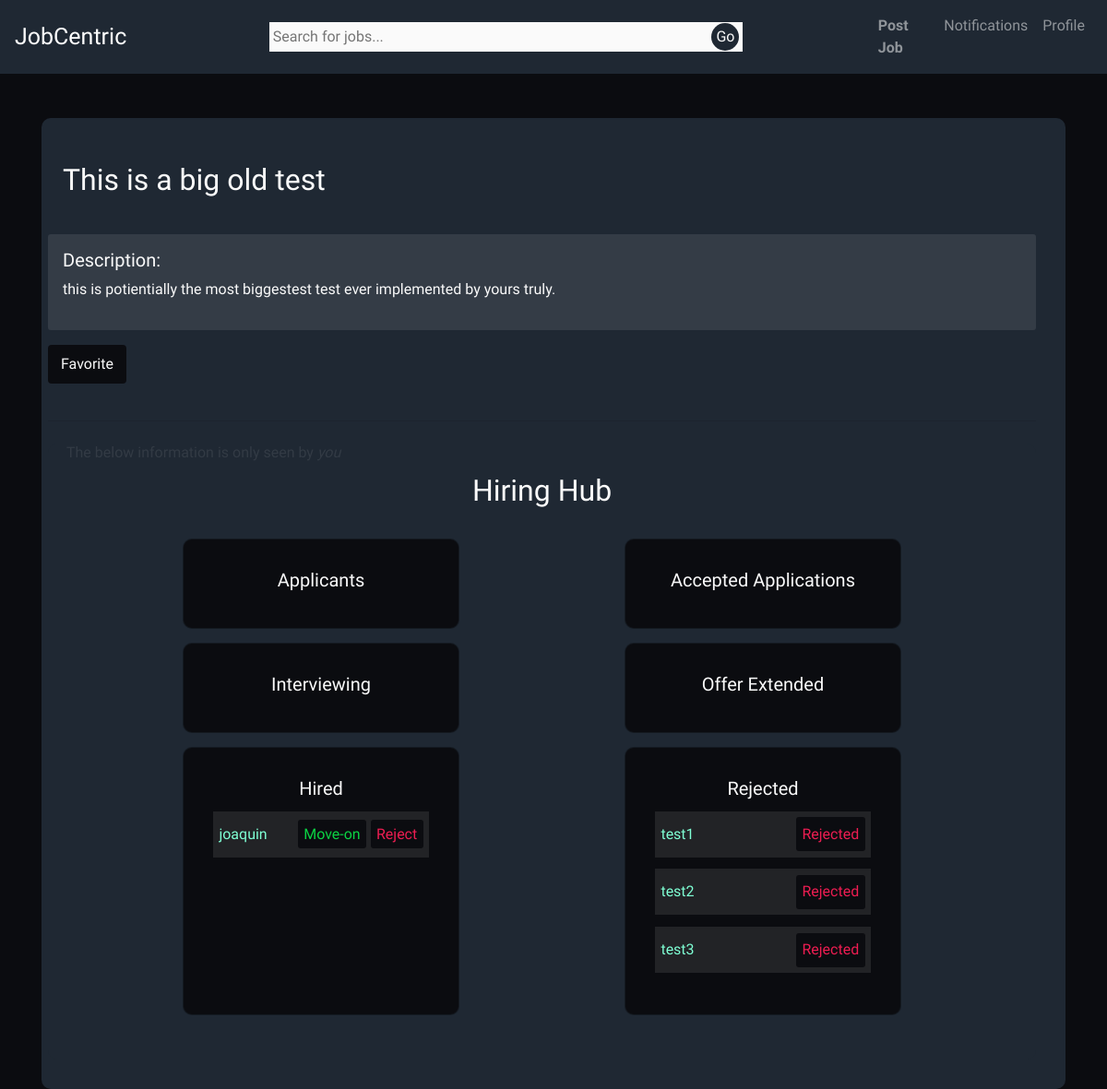
Screenshot of /listing/13/ (signed in) with the database file from the repository.
### job/models.py (models this page shows, shortened)
class Listing(models.Model):
    user = models.ForeignKey(User, on_delete=models.CASCADE, related_name="listing_user", default=0)
    applicants = models.ManyToManyField(User, symmetrical=False, related_name="listing_applicants")
    accepted_apps = models.ManyToManyField(User, symmetrical=False, related_name="progress")
    interviewing_apps = models.ManyToManyField(User, symmetrical=False, related_name="interviewing")
    offer_extended_apps = models.ManyToManyField(User, symmetrical=False, related_name="offered")
    hired_apps = models.ManyToManyField(User, symmetrical=False, related_name="hired")
    denied_apps = models.ManyToManyField(User, symmetrical=False, related_name="denied")
    favorited_by = models.ManyToManyField(User, symmetrical=False, related_name="favorited_by")
    title = models.CharField(max_length=300)
    description = models.TextField(max_length=1500)
    location = models.CharField(max_length=150)
    job_type = models.CharField(choices=JOB_TYPE, max_length=1)
    category = models.CharField(choices=CATEGORY_TYPE, max_length=1, blank=True)
    compensation = models.CharField(choices=SALARY_TYPE, max_length=2)
    post_date = models.DateField(default=datetime.now().strftime("%Y-%m-%d"))
    is_open = models.BooleanField(default=True)

### user/models.py (models this page shows)
class User(AbstractUser):
    name = models.CharField(max_length=200)
    email = models.EmailField(unique=True, blank=False)
    bio = models.TextField(null=True, blank=True)
    experience = models.TextField(null=True, blank=True)
    skills = models.TextField(null=True, blank=True)
    contact_num = models.IntegerField(null=True, blank=True)
    REQUIRED_FIELDS = []
    def __str__(self):
        return self.name

### job/views.py (the view, shortened to what this page needs)
class listing_detail_view(LoginRequiredMixin, View):
    def get(self, request, *args, **kwargs):
        template = 'listing_detail.html'
        user = request.user
        listing_id = kwargs['listing_id']
        listing = Listing.objects.get(id=listing_id)
        print(user is listing.user,)
        if not user.username==listing.user.username:
            print(user.username, listing.user.username)
        if not user in listing.applicants.all():
            print("line 19 should work")
            print(user, listing.applicants)
        context = {
            'listing': listing,
            'user': user
        }
        return render(request, template, context)

### templates/listing_detail.html (shortened to what this page needs)
</div>{% extends 'base_template.html' %}{% block content %}
<br />
<div class="listing__container" style="padding-left: 7px; color:white;">
  <div class="listing__header">
    <h2 id="header">{{listing.title}}</h2>
  </div>
  <div class="listing-hero__container">
    <h5>Description:</h5>
    <p>{{listing.description}}</p>
  </div>
  <div class="listing-buttons__container">
    <button type="submit" id="favorite_button">
      <a href="/favorite/{{listing.id}}/">{% if user in listing.favorited_by.all %}Unfavorite{% else %}Favorite{% endif %}</a>
  </button>
    </div>
  <br />
  <hr />
  {% if user.username == listing.user.username %}
    <div class="listing-creator__container">
      <h2><strong>Hiring Hub</strong></h2>
      <h6>The below information is only seen by <em>you</em></h6>
      <div class="listing-creator-applicants__container">
        <div class="listing-applied listing__subContainer">
          <h5>Applicants</h5>
        </div>
        <div class="listing-accepted  listing__subContainer">
          <h5>Accepted Applications</h5>
        </div>
        <div class="listing-interviewing  listing__subContainer">
          <h5>Interviewing</h5>
        </div>
        <div class="listing-interviewing  listing__subContainer">
          <h5>Offer Extended</h5>
        </div>
        <div class="listing-interviewing  listing__subContainer">
          <h5>Hired</h5>
          {% for applicant in listing.hired_apps.all %}
            <div class="listing-list__container">
              <a href="/profile/{{applicant.username}}">{{applicant.username}}</a>
              <div class="listing-list__buttons">
                <a href="/hired-applicant/{{listing.id}}/{{applicant.id}}" id="list-button">Move-on</a>
                <a href="/reject/{{listing.id}}/{{applicant.id}}" id="Reject">Reject</a>
              </div>
            </div>
          {% endfor %}
        </div>
        <div class="listing-reject  listing__subContainer">
          <h5>Rejected</h5>
          {% for applicant in listing.denied_apps.all %}
            <div class="listing-list__container">
              <a href="/profile/{{applicant.username}}">{{applicant.username}}</a>
              <div class="listing-list__buttons">
                <button href="/reject/{{listing.id}}/{{applicant.id}}" id="Reject" disabled>Rejected</>
              </div>
            </div>
          {% endfor %}
        </div>
      </div>
    </div>
  {% endif %}
  </div>
 {% endblock %}

### static/index.css (style rules this page uses)
html, body { padding: none; margin: none; box-sizing: border-box; }
:root { --font-stack: "Raleway", sans-serif; --light-fontWeight: 100; --heavy-fontWeight: 400; --font-logo: "Montseratt", sans-serif; --background-color: #0b0c10; --light-color: #1f2833; --darker-color: rgb(31, 40, 51, 0.5); --offWhite: rgb(250, 250, 250); --offBlack: rgb(30, 30, 30); --card-padding: 2rem; --card-subContainer-borderRadius: 3px; --card-subContainer-padding: 1rem; --card-marginTop: 1.5rem; --container-borderRadius: 10px; --button-boxShadow: 0px 5px 10px var(--background-color); --button-transition: all 0.2s ease; --button-marginTop: 1rem; --button-padding: 0.5rem; }
h1, h2, h3, h4, h5, h6, p { font-family: var(--font-stack); font-weight: var(--light-fontWeight); color: var(--offWhite); }
a { font-family: var(--font-stack); font-weight: var(--heavy-fontWeight); cursor: pointer; }

### static/listing.css (style rules this page uses)
.listing__container { background-color: var(--light-color); padding: var(--card-padding); margin-top: 1.5rem; border-radius: 10px; position: relative; }
.listing__header { display: flex; flex-direction: column; align-items: flex-start; padding: 1rem; }
.listing__header h2 { font-weight: var(--heavyFontwieght); }
.listing-hero__container { margin-top: 1rem; padding: 1rem; border-radius: 3px; background-color: rgba(230, 230, 230, 0.1); }
#listing__button, #favorite_button { margin-top: 1rem; transition: var(--button-transition); border: none; background: var(--background-color); border-radius: 4px; cursor: pointer; }
#listing__button a, #favorite_button a { outline: none; color: rgb(250, 250, 250); display: inline-block; position: relative; z-index: 1; margin: 0; padding: var(--button-padding); }
.listing-buttons__container { display: flex; height: 58px; width: 20%; }
.listing-creator__container { background-color: var(--light-color); padding: var(--card-padding); margin-top: 1.5rem; border-radius: 10px; position: relative; text-align: center; }
.listing-creator__container h6 { position: absolute; top: 0px; left: 20px; font-weight: var(--heavyFontwieght); color: rgba(230, 230, 230, 0.1); }
.listing-creator-applicants__container { display: grid; grid-template-columns: repeat(2, 1fr); grid-gap: 50px; justify-items: center; padding: 0 2rem; margin-bottom: 1rem; margin-top: 2rem; }
.listing__subContainer { background-color: var(--background-color); padding: var(--card-padding); border-radius: 10px; border: 1px solid var(--darker-color); width: 300px; position: relative; overflow: hidden; text-overflow: ellipsis; }
@media screen and (max-width: 1200px) { .listing-creator-applicants__container { grid-template-columns: 1fr 1fr; grid-gap: 15px; } }
.listing__subContainer h5 { color: var(--offWhite); font-weight: var(--heavyFontwieght); }
.listing-list__container { background-color: rgba(230, 230, 230, 0.1); display: flex; height: 50px; padding: 0 0.4rem; align-items: center; justify-content: space-between; margin: 0.8rem 0rem; }
.listing-list__container a { outline: none; text-decoration: none; color: aquamarine; }
#list-button, #reject { outline: none; border: none; background-color: var(--background-color); border-radius: 3px; font-family: var(--font-stack); transition: var(--button-transition); padding: 0.4rem; }
#list-button { color: rgb(11, 211, 67); }
#reject { color: #ee1d52; }

### static/auth.css (style rules this page uses)
.auth__container h2, p { font-weight: var(--heavy-fontWeight); }

### rows the page displays
Listing: title "This is a big old test", description "this is potientially the most biggestest test ever implemented by yours truly."
User: username "joaquin"
User: username "test1"
User: username "test2"
User: username "test3"
